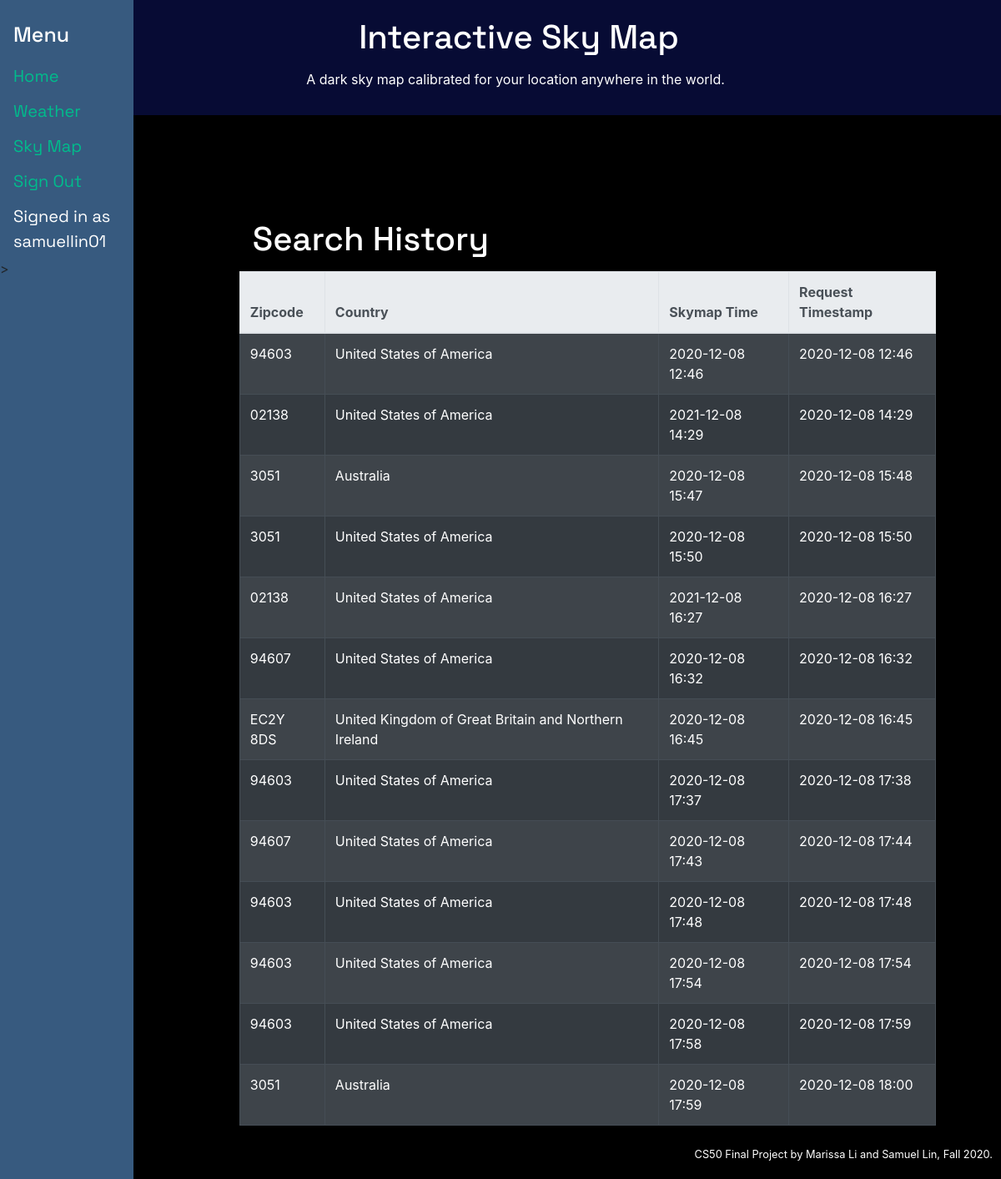
Page / (signed in) on the earlier database version.
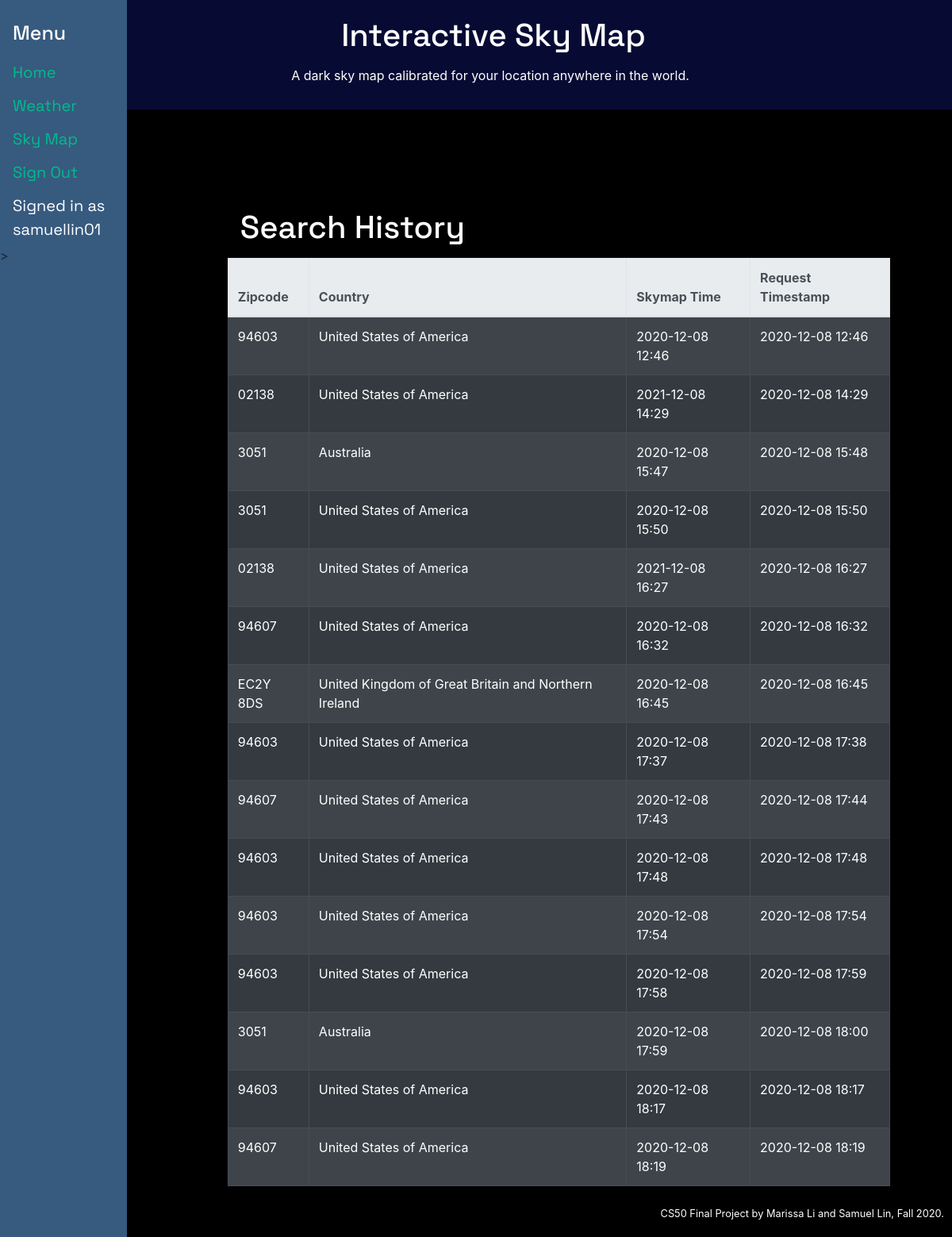
Same page on the later database version.
### tables this page shows
CREATE TABLE 'timeplaces' (username TEXT NOT NULL, zipcode TEXT NOT NULL, country TEXT NOT NULL,'requesttime' DATETIME,'timestamp' DATETIME);

### application.py (the view)
@app.route("/")
@login_required
def index():
    cur1.execute("SELECT * FROM timeplaces WHERE username = ? ORDER BY timestamp", (session["username"],))
    search_history = cur1.fetchall()
    return render_template("index.html", search_history=search_history)

### application.py (called while the page is built)
@app.after_request
def after_request(response):
    response.headers["Cache-Control"] = "no-cache, no-store, must-revalidate"
    response.headers["Expires"] = 0
    response.headers["Pragma"] = "no-cache"
    return response

### helpers.py (called while the page is built)
def login_required(f):
    @wraps(f)
    def decorated_function(*args, **kwargs):
        if session.get("user_id") is None:
            return redirect("/login")
        return f(*args, **kwargs)
    return decorated_function

### templates/index.html (shortened to what this page needs)
{% extends "layout.html" %}
{% block main %}
<form>
  <h1>Search History</h1>
    <table class="table table-bordered table-hover table-striped table-dark">
        <thead class="thead-light">
          <tr>
            <th scope="col">Zipcode</th>
            <th scope="col">Country</th>
            <th scope="col">Skymap Time</th>
            <th scope="col">Request Timestamp</th>
          </tr>
        </thead>
        <tbody>
        {% for item in search_history %}
          <tr>
            <td>{{ item[1] }}</td>
            <td>{{ item[2] }}</td>
            <td>{{ item[3][0:16] }}</td>
            <td>{{ item[4][0:16] }}</td>
          </tr>
        {% endfor %}
        </tbody>
      </table>
</form>
{% endblock %}

### templates/layout.html (shortened to what this page needs)
<!DOCTYPE html>
<html lang="en">
    <head>
        <link rel="stylesheet" href="https://cdn.jsdelivr.net/npm/bootstrap@4.5.3/dist/css/bootstrap.min.css">
        <link href="/static/styles.css" rel="stylesheet">
    </head>
    <body>
        <div class="container-fluid">
          <div class="jumbotron jumbotron-fluid">
              <h1>Interactive Sky Map</h1>
                <p>A dark sky map calibrated for your location anywhere in the world. </p>
          </div>
        </div>
        <div class="sidenav">
            <h1>Menu</h1>
            <a class="nav-item" href="/">Home</a>
            <a class="nav-item" href="/weather">Weather</a>
            <a class="nav-item" href="/timeplace">Sky Map</a>
            {% if session["user_id"] %}
                <a class="nav-item" href="/logout">Sign Out</a>
                <a class="nav-item username-label">Signed in as {{ session["username"] }}</a>>
            {% else %}
                <a class="nav-item" href="/login">Sign In</a>
                <a class="nav-item" href="/register">Register</a>
            {% endif %}
        </div>
        <main class="container p-5">
            {% block main %}{% endblock %}
        </main>
        <footer class="small text-center text-muted">
            CS50 Final Project by Marissa Li and Samuel Lin, Fall 2020.
        </footer>
    </body>
</html>

### static/styles.css (style rules this page uses)
body { background-color: #000000; }
h1, p, label, .jumbotron, .sidenav a:hover, #skymap-label { color: #ffffff; }
.jumbotron { background-color: #070b34; padding: 15px; float: right; right: -18px; width: 100%; position: absolute; text-align: center; }
footer { position: fixed; right: 10px; bottom: 20px; z-index: -5; }
form, footer, .cat, table { padding-left: 20%; padding-top: 20%; }
.text-muted, .username-label { color: white!important; }
.sidenav { background-color: #375a7f; height: 100%; width: 160px; position: fixed; z-index: 1; top: 0; left: 0; overflow-x: hidden; padding-top: 20px; }
.sidenav a, h1, #skymap-label { padding: 6px 8px 6px 16px; text-decoration: none; display: block; font-family: 'Space Grotesk', sans-serif; }
.sidenav h1 { font-size: 25px; color: #ffffff; }
.sidenav a { font-size: 20px; color: #00bc8c; }

Differences in the rows shown:
added timeplaces: zipcode "94603", country "United States of America", requesttime "2020-12-08 18:17", timestamp "2020-12-08 18:17"
added timeplaces: zipcode "94607", country "United States of America", requesttime "2020-12-08 18:19", timestamp "2020-12-08 18:19"
